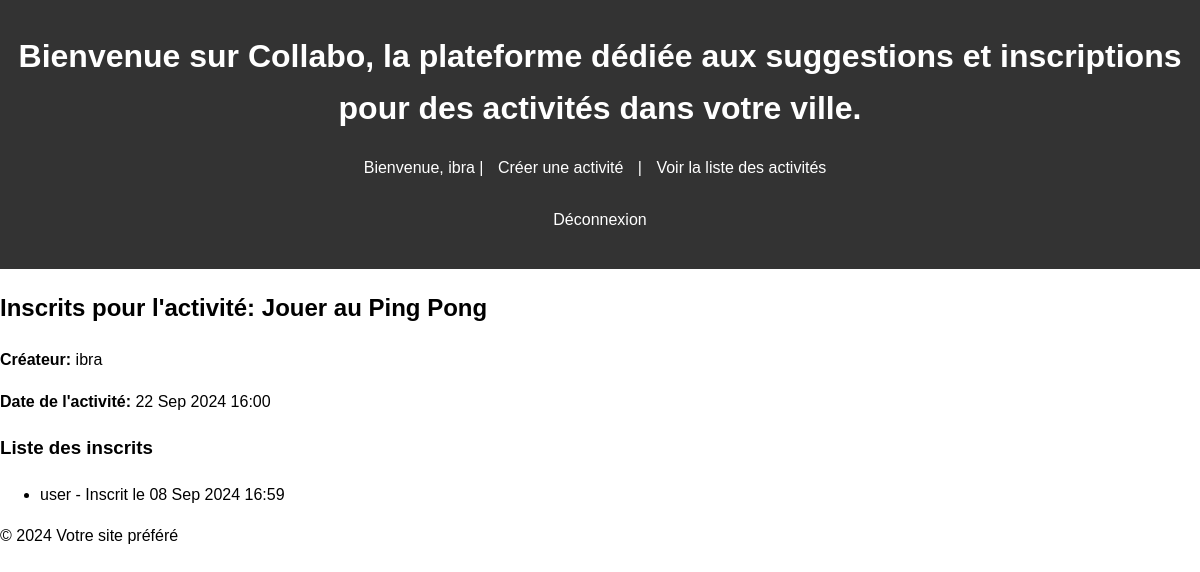
The page /activites/6/inscriptions/ (signed in) on the database its author committed.
### public/models.py (models this page shows, shortened)
class Activite(models.Model):
    nom = models.CharField(max_length=280)
    createur = models.ForeignKey(User, on_delete=models.CASCADE)
    ville = models.ForeignKey(Ville, on_delete=models.CASCADE)
    type = models.ForeignKey(TypeActivite, on_delete=models.CASCADE)
    date = models.DateTimeField()
    adresse = models.CharField(max_length=280, null=True)

class Registration(models.Model):
    user = models.ForeignKey(User, on_delete=models.CASCADE)
    activity = models.ForeignKey(Activite, on_delete=models.CASCADE)
    date = models.DateTimeField(auto_now_add=True)

### public/views.py (the view)
# urls.py: path('activites/<int:activite_id>/inscriptions/', views.inscription_activite_list, name='inscription_activite_list'),
def inscription_activite_list(request, activite_id):
    activite = get_object_or_404(Activite, id=activite_id)
    if request.user != activite.createur:
        messages.error(request, "Vous n'avez pas la permission de voir cette liste.")
        return redirect('activite_list')
    registrations = Registration.objects.filter(activity=activite)
    return render(request, 'inscription_activite_list.html', {'activite': activite, 'registrations': registrations})

### public/templates/inscription_activite_list.html (shortened to what this page needs)
{% extends 'base.html' %}
{% block content %}
    <h2>Inscrits pour l'activité: {{ activite.nom }}</h2>
    <p><strong>Créateur:</strong> {{ activite.createur.username }}</p>
    <p><strong>Date de l'activité:</strong> {{ activite.date|date:"d M Y H:i" }}</p>
    <h3>Liste des inscrits</h3>
    <ul>
        {% for registration in registrations %}
            <li>{{ registration.user.username }} - Inscrit le {{ registration.date|date:"d M Y H:i" }}</li>
        {% empty %}
            <li>Aucun inscrit pour cette activité.</li>
        {% endfor %}
    </ul>
{% endblock %}

### public/templates/base.html (shortened to what this page needs)
<!DOCTYPE html>
<html>
<head>
    {% load static %}
    <link rel="stylesheet" href="{% static 'css/style.css' %}">
</head>
<body>
    <header>
        <h1>Bienvenue sur Collabo, la plateforme dédiée aux suggestions et inscriptions pour des activités dans votre ville.</h1>
        {% if user.is_authenticated %}
            <p>Bienvenue, {{ user.username }} | <a href="{% url 'creer_activite' %}">Créer une activité</a> | <a href="{% url 'activite_list' %}">Voir la liste des activités</a>
                <form method="post" action="{% url 'logout' %}">
                <button type="submit">Déconnexion</button>
            </form>
             </p>
        {% else %}
            <p><a href="{% url 'login' %}">Se connecter</a> </p>
        {% endif %}
    </header>
    <div class="content">
        {% block content %}
        {% endblock %}
    </div>
    <footer>
        <p>&copy; 2024 Votre site préféré </p>
    </footer>
</body>
</html>

### public/static/css/style.css (style rules this page uses)
body { font-family: Arial, sans-serif; line-height: 1.6; margin: 0; padding: 0; }
header { background: #333; color: #fff; padding: 10px 0; text-align: center; }
header a { color: #fff; text-decoration: none; padding: 0 10px; }
button { background-color: #333; border: none; color: white; padding: 10px 20px; text-align: center; text-decoration: none; display: inline-block; font-size: 16px; margin: 4px 2px; cursor: pointer; }

### rows shown on the page
Activite: nom "Jouer au Ping Pong", createur.username "ibra", date "22 Sep 2024 16:00"
Registration: user.username "user", date "08 Sep 2024 16:59"

### other values the page prints
{{ user.username }} "ibra"
